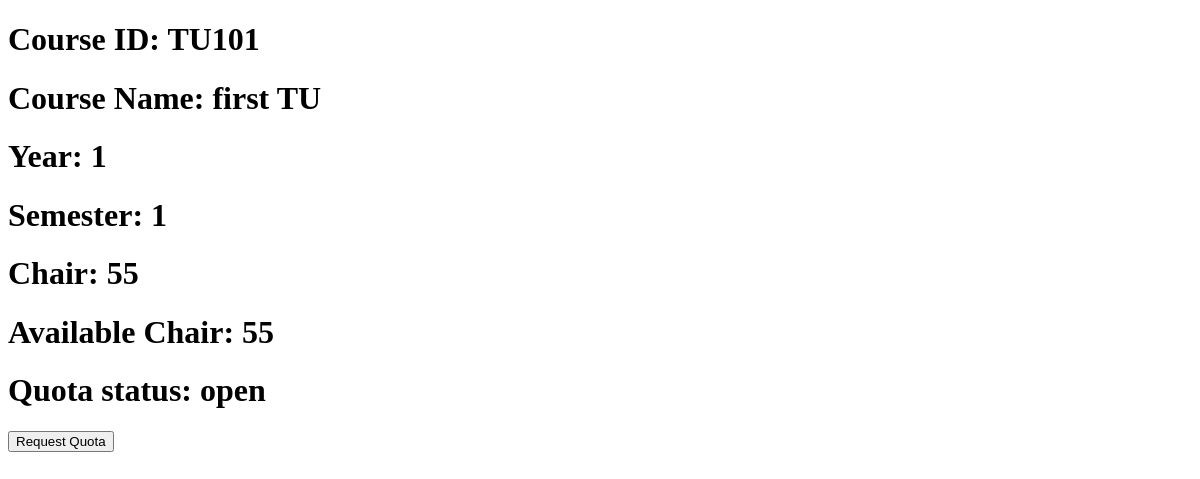
The page /course/TU101 on the database as committed earlier.
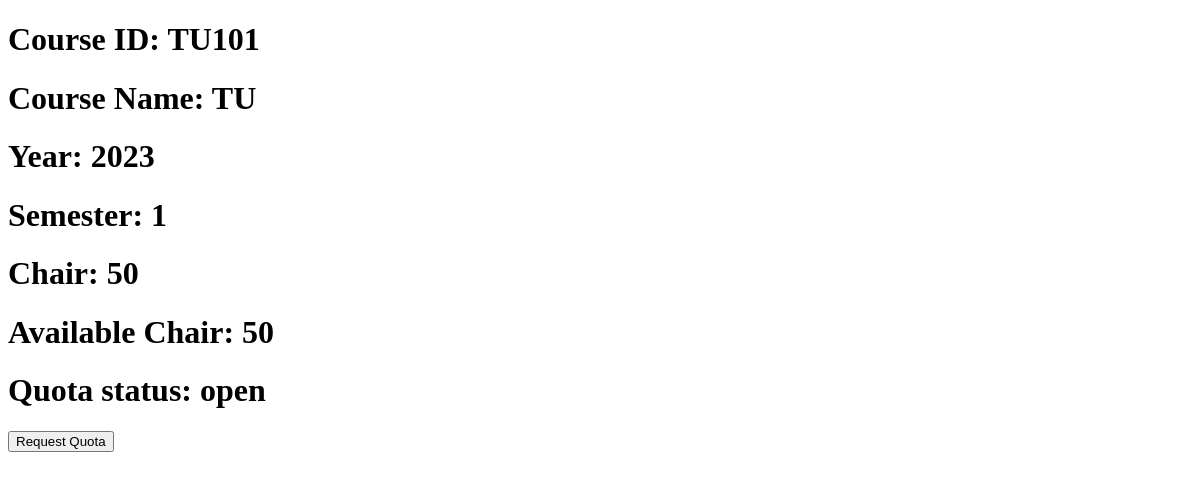
The same page on the database as committed later.
### course/models.py (models this page shows, shortened)
class Course(models.Model):
    courseID = models.CharField(max_length=10, primary_key=True)
    courseName = models.CharField(max_length=64)
    courseSemester = models.IntegerField()
    courseYear = models.IntegerField()
    courseChair = models.IntegerField(default=0)
    availableChairs = models.IntegerField(default=0, editable=False)
    allowQuota_whenAvailable = models.BooleanField(default=False)
    quotaRecieveing_Status = models.BooleanField(default=True ,editable=False)
    student_info = models.JSONField(default=dict,blank=True)
    withdraw_status = models.BooleanField(default=False)

### course/views.py (the view)
# urls.py: path('<str:courseID>', views.course_detail, name='course_detail'),
def course_detail(request, courseID):
    course  = Course.objects.get(pk=courseID)
    return render(request, 'course_detail.html', {
        "CourseID" : courseID,
        "CourseName": course.courseName,
        "CourseYear": course.courseYear,
        "CourseSemester": course.courseSemester,
        "CourseChair": course.courseChair,
        "chairAvailable": course.availableChairs,
        "quotaAvailable": course.quotaRecieveing_Status,
    })

### course/templates/course_detail.html (shortened to what this page needs)
<!DOCTYPE html>
<html lang="en">
<head>
</head>
<body>
    <h1>Course ID: {{CourseID}}</h1>
    <h1>Course Name: {{CourseName}}</h1>
    <h1>Year: {{CourseYear}}</h1>
    <h1>Semester: {{CourseSemester}}</h1>
    <h1>Chair: {{CourseChair}}</h1>
    <h1>Available Chair: {{CourseChair}}</h1>
    <h1>Quota status: {% if quotaAvailable %}open{% else %}closed{% endif %}</h1>
    {% if quotaAvailable %}
    <form method="post" action="{% url 'request_quota' CourseID %}">
        <input type="submit" value="Request Quota" class="btn btn-primary">
    </form>
    {% endif %}
</body>
</html>

Rows that differ between the two databases and show on the page:
changed Course "TU101": courseName "first TU" → "TU"
Other text that changed with them:
{{ CourseYear }}: "1" → "2023"
{{ CourseChair }}: "55" → "50"
